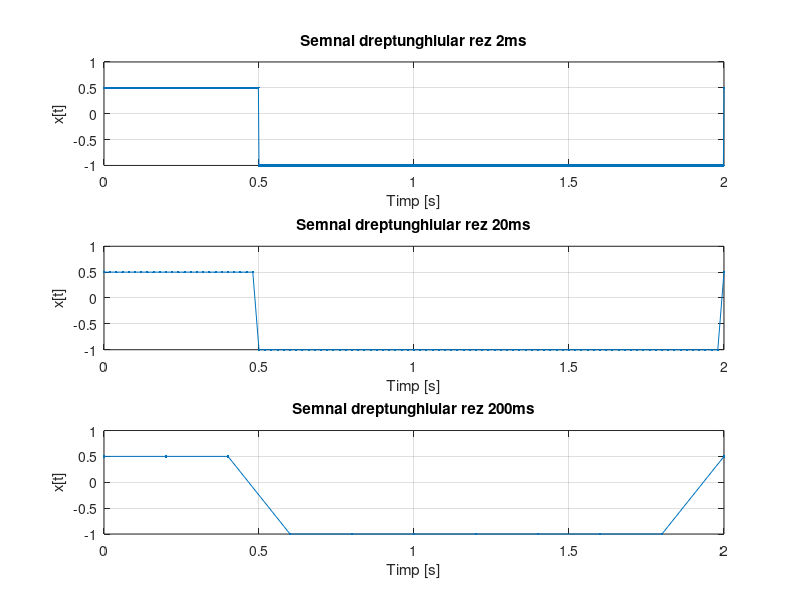

This figure's MATLAB source:
subplot(3,1,1); 
F=0.5; %frecventa
t=0:0.002:2; %pasul(rezolutia) de 2 ms
x=0.75*square(2*pi*F*t,25)-0.25; %constantele 0.75 si 0.25 s-au folosit pentru a corespunde cerintei
                                 %deasemenea functia square(t,duty)
                                 %genereaza un semnal dreptunghiular al
                                 %vectorului de timp t si factorul de
                                 %ummplere duty
plot(t,x,'.-'),grid
title('Semnal dreptunghiular rez 2ms');
xlabel('Timp [s]')
ylabel('x[t]')

subplot(3,1,2);
F=0.5;
t=0:0.02:2;
x=0.75*square(2*pi*F*t,25)-0.25;
plot(t,x,'.-'),grid
title('Semnal dreptunghiular rez 20ms');
xlabel('Timp [s]')
ylabel('x[t]')

subplot(3,1,3);
F=0.5;
t=0:0.2:2;
x=0.75*square(2*pi*F*t,25)-0.25;
plot(t,x,'.-'),grid
title('Semnal dreptunghiular rez 200ms');
xlabel('Timp [s]')
ylabel('x[t]')





